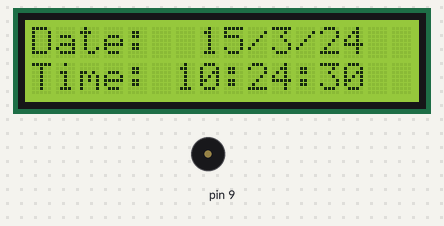
This sketch was run on a simulated Arduino Uno, built with avr-gcc and run on an emulated ATmega328P. On the bench: 16×2 character LCD, buzzer (waves = sounding). The local clock reads 2024-03-15 10:24:30 at power-on unless the sketch sets it; what the sketch prints to the serial monitor is not drawn.

Above: at 0.2 s.
At 6.1 s:
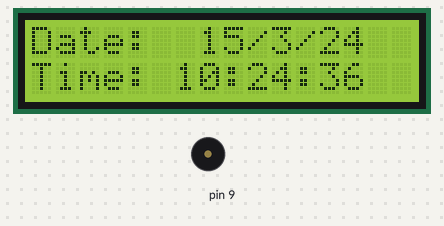
At 15.1 s:
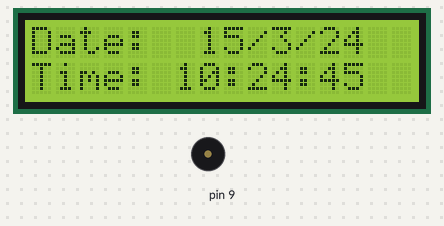
At 28.1 s:
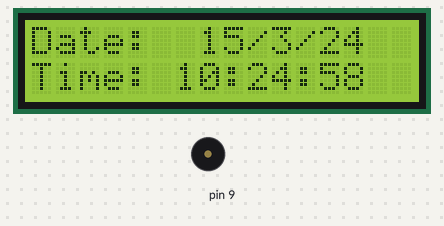
Timing chart, 0 to 29.6 s (numbered marks = the images above):
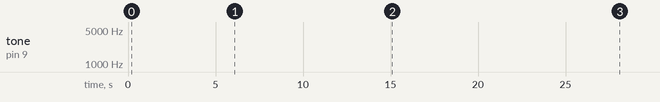

The sketch:

pfe_sonnette_automatique.ino
```cpp
#include <Wire.h>
#include <DS3231.h>
#include <LiquidCrystal_I2C.h>
int pin =8;
int duree = 250; //Durée du son
int freqmin = 2000; //La fréquence plus basse à émettre
int freqmax = 3000;
DS3231 myRTC;
LiquidCrystal_I2C lcd(0x27, 16, 2);
DateTime now;
bool century = false;
bool h12Flag;
bool pmFlag;
void setup () {
    Serial.begin(57600);
    Wire.begin();
    lcd.begin();
//  myRTC.setYear(22);
//  myRTC.setMonth(06);
//  myRTC.setDate(01);
//  myRTC.setDoW(3);
//  myRTC.setHour(18);
//  myRTC.setMinute(02);
//  myRTC.setSecond(0);
}

//----------------------fonction d'alarme---------------------------------------
void son(int d, int h , int m , int s){
  if(myRTC.getDoW()==d && myRTC.getHour(h12Flag, pmFlag)==h && myRTC.getMinute() ==m){
while(myRTC.getSecond()<5){
  sonner();
}
}
}
//************************************ fonction d'alarme pour les jours lundi ----- jeudi et le samedi**********************************
void jour_son(int j){
son(j,8,25,0);
son(j,9,14,00);
son(j,9,15,0);
son(j,13,25,0);
son(j,13,35,0);
son(j,15,50,0);
son(j,16,10,0);
son(j,18,30,0);
  }
//************************************ fonction d'alarme   vendredi**********************************
void vendredi_son(void){
son(5,8,25,0);
son(5,10,25,0);
son(5,10,35,0);
son(5,12,30,0);
son(5,14,25,0);
son(5,16,25,0);
son(5,16,35,0);
son(5,18,30,0);
}
void sonner(){
  int i;
  //le son devient plus aigu
  for (i = freqmin; i<=freqmax; i++){
    tone (8, i, duree);
  }
  //le son devient plus grave
  for (i = freqmax; i>=freqmin; i--){
    tone (9, i, duree);
 }
//tone(pin,1000);
//delay(5000);
}
void loop () {
    lcd.setCursor(0,0);
    lcd.print("Date:  ");
    lcd.print(myRTC.getDate(), DEC);
    lcd.print('/');
    lcd.print(myRTC.getMonth(century), DEC);
    lcd.print('/');
    lcd.print(myRTC.getYear(), DEC);
    lcd.print(' ');
//-----------------------------------------
    lcd.setCursor(0,1);
    lcd.print("Time: ");
    lcd.print(myRTC.getHour(h12Flag, pmFlag), DEC);
    lcd.print(':');
    lcd.print(myRTC.getMinute(), DEC);
    lcd.print(':');
    lcd.print(myRTC.getSecond(), DEC);
//-------------------------------------------
    jour_son(1);
    jour_son(2);
    jour_son(3);
    jour_son(4);
    vendredi_son();
    jour_son(6);
//-------------------------------------------
    Serial.print(myRTC.getYear(), DEC);
    Serial.print('/');
    Serial.print(myRTC.getMonth(century), DEC);
    Serial.print('/');
    Serial.print(myRTC.getDate(), DEC);
    Serial.print(' ');
    Serial.print(myRTC.getHour(h12Flag, pmFlag), DEC);
    Serial.print(':');
    Serial.print(myRTC.getMinute(), DEC);
    Serial.print(':');
    Serial.print(myRTC.getSecond(), DEC);
    Serial.println();
}
```

Measured:
- what the display in image 1 shows lasts 1.1 s, from 6.0 s to 7.1 s
